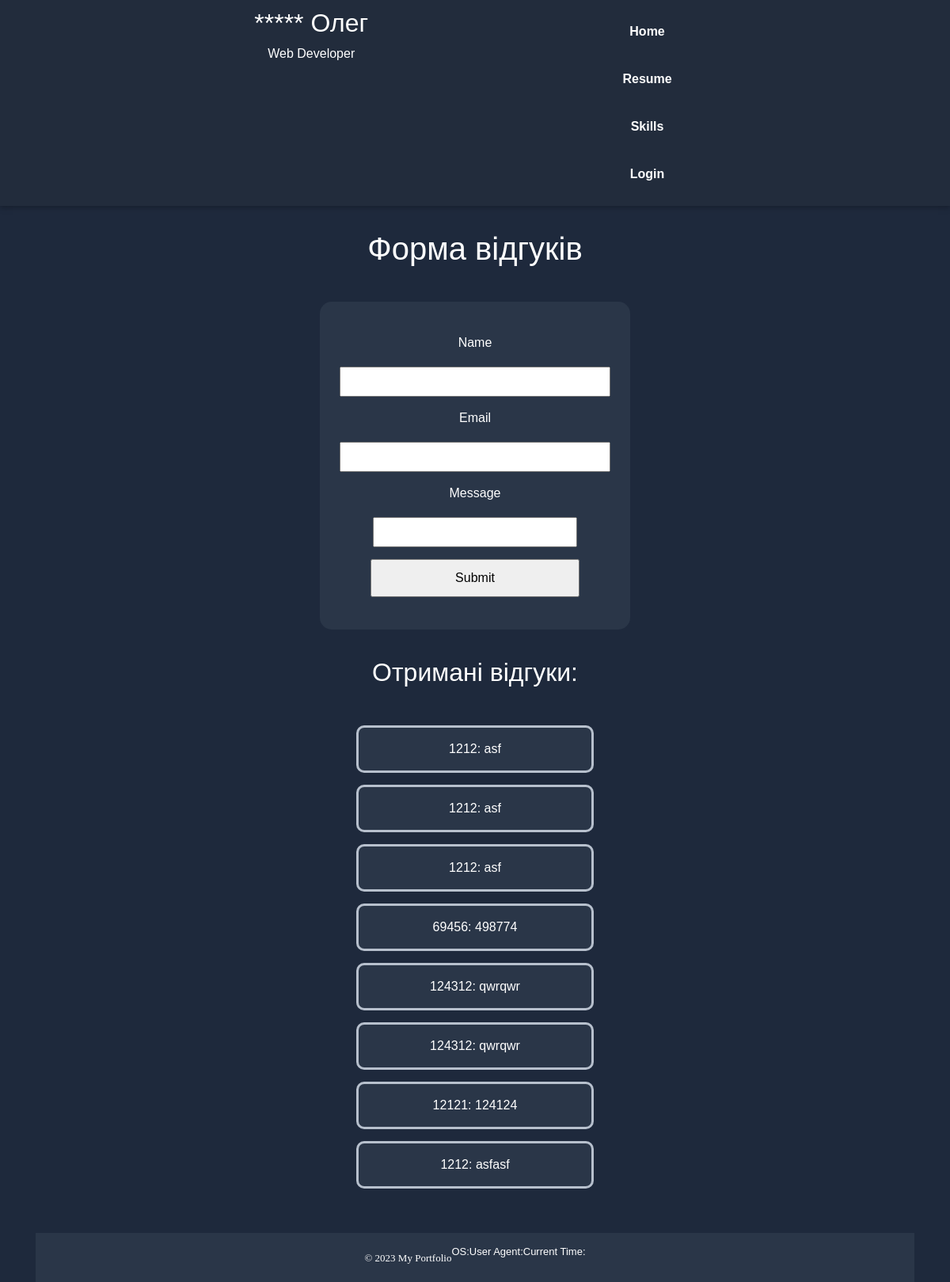
The app's page /reviews with its own data.
### feedback/models.py (models this page shows)
class Feedback(db.Model):
    id = db.Column(db.Integer, primary_key=True)
    name = db.Column(db.String(128), nullable=False)
    email = db.Column(db.String(128), nullable=False)
    message = db.Column(db.String(256), nullable=False)

### feedback/views.py (the view, shortened to what this page needs)
@feedback.route('/reviews', methods=['GET', 'POST'])
def feedbacks():
    form = FeedbackForm()
    Reviews = Feedback.query.all()
    return render_template('reviews.html', form=form, feedbacks=Reviews)

### feedback/forms.py
class FeedbackForm(FlaskForm):
    name = StringField('Name', validators=[DataRequired()])
    email = StringField('Email', validators=[DataRequired()])
    message = StringField('Message', validators=[DataRequired()])
    submit = SubmitField('Submit')

### __init__.py (called while the page is built)
def navigation():
    if 'username' in session:
        return {
            'portfolio.home': 'Home',
            'portfolio.resume': 'Resume',
            'portfolio.skills': 'Skills',
            'todo.todos': 'Todo',
            'feedback.feedbacks': 'FeedBacks',
            'users.user': 'Users',
            'auth.account': 'Profile',
            'post_bp.posts': 'Posts',
            'auth.logout': 'Logout',
        }
    else:
        return {
            'portfolio.home': 'Home',
            'portfolio.resume': 'Resume',
            'portfolio.skills': 'Skills',
            'auth.login': 'Login',
        }

### feedback/views.py (called while the page is built)
@feedback.context_processor
def inject_navigation():
    return dict(navigation=navigation())

### feedback/templates/feedback/reviews.html (shortened to what this page needs)
{% extends 'base.html' %}
{% block content %}
<div class="container center_center">
    <h1>Форма відгуків</h1>
    <form id="reviews_form" method="post">
        {{ form.name.label(for=form.name.id) }}
        {{ form.name(size=32, id="name_iput_feed") }}
        {{ form.email.label(for=form.email.id) }}
        {{ form.email(size=32, id="email_iput_feed") }}
        {{ form.message.label(for=form.message.id) }}
        {{ form.message(cols=40, rows=10, id="msg_iput_feed") }}
        <p>{{ form.submit(id="submit_iput_feed") }}</p>
    </form>
    <h2>Отримані відгуки:</h2>
    <ul id="ul_reviews">
        {% for entry in feedbacks %}
        <li>{{ entry.name }}: {{ entry.message }}</li>
        {% endfor %}
    </ul>
</div>
{% include 'footer.html' %}
{% endblock %}

### static/css/style.css (style rules this page uses)
:root { --scrol_color: gray; --bg_color-1: #222c3c; --bg_color-2: #2a3648; --bg_color-3: #1e293c; --blue: #007bff; --indigo: #6610f2; --purple: #6f42c1; --pink: #e83e8c; --red: #dc3545; --orange: #fd7e14; --yellow: #ffc107; --green: #28a745; --teal: #20c997; --cyan: #17a2b8; --white: #fff; --gray: #6c757d; --gray2: #B7C0CD; --gray-dark: #343a40; --primary: #007bff; --secondary: #6c757d; --success: #28a745; --info: #17a2b8; --warning: #ffc107; --danger: #dc3545; --light: #f8f9fa; --dark: #343a40; }
* { padding: 0px; margin: 0px; box-sizing: border-box; font-family: 'Poppins', sans-serif; list-style: none; text-decoration: none; -webkit-touch-callout: none; -webkit-user-select: none; -khtml-user-select: none; -moz-user-select: none; -ms-user-select: none; user-select: none; }
body { background-color: var(--bg_color-3); margin: 0; height: 100vh; display: flex; flex-direction: column; color: #ffff; }
.container { flex: 1; display: flex; flex-direction: column; }
.container { padding-top: 15px; gap: 35px; }
h2, p { text-align: center; }
form { display: flex; flex-direction: column; padding: 25px; }
form>label { padding-top: 15px; padding-bottom: 10px; }
#name_iput_feed, #email_iput_feed { padding-left: 10px; padding-top: 5px; padding-right: 10px; padding-bottom: 5px; }
#msg_iput_feed { max-width: 258px; min-width: 258px; min-height: 30px; max-height: 200px; padding-left: 10px; padding-top: 5px; padding-right: 10px; padding-bottom: 5px; }
.center_center { display: flex; justify-content: center; align-items: center; flex-direction: column; }
#reviews_form { display: flex; align-items: center; justify-content: center; border-radius: 15px; background-color: var(--bg_color-2); }
#submit_iput_feed { margin-top: 15px; padding: 10px 105px; }
#ul_reviews { padding: 5px; gap: 15px; display: flex; align-items: center; flex-direction: column; width: 300px; }
#ul_reviews>li { padding: 15px; display: flex; align-items: center; flex-direction: column; width: 300px; border-color: var(--gray2); border-radius: 10px; border-style: solid; background-color: var(--bg_color-2); }

### records on screen
Feedback: name "1212", message "asf"
Feedback: name "1212", message "asf"
Feedback: name "1212", message "asf"
Feedback: name "69456", message "498774"
Feedback: name "124312", message "qwrqwr"
Feedback: name "124312", message "qwrqwr"
Feedback: name "12121", message "124124"
Feedback: name "1212", message "asfasf"

### other values on screen
{{ label }} "Home" "Resume" "Skills" "Login"
